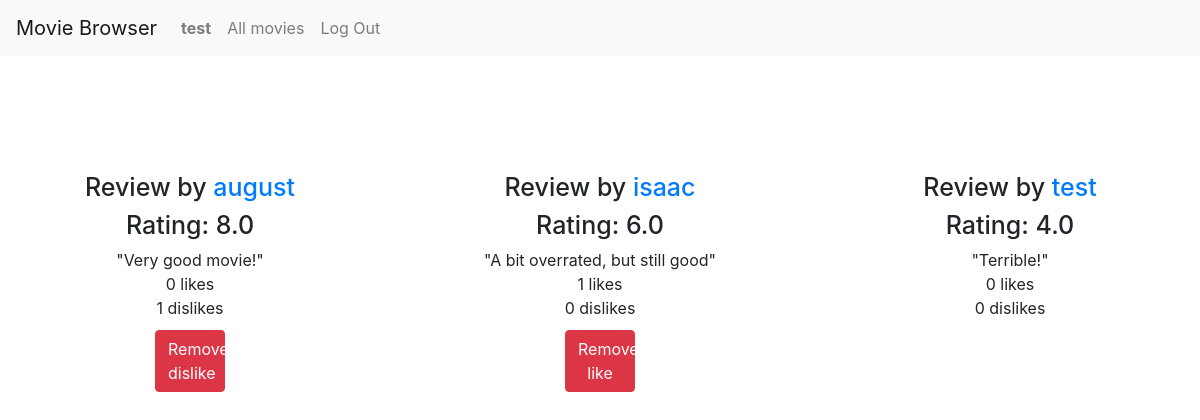
/movie/1 (signed in), run on the app's committed database.
### movies/models.py (models this page shows)
class User(AbstractUser):
    pass

class Review(models.Model):
    creator = models.ForeignKey(User, on_delete=models.CASCADE)
    movie = models.ForeignKey(Movie, on_delete=models.CASCADE)
    likes_amount = models.IntegerField(default=0,max_length=999)
    dislikes_amount = models.IntegerField(default=0,max_length=999)
    content = models.CharField(default="", max_length=999)
    score = models.FloatField(default=0, max_length=99)

### movies/views.py (the view)
# urls.py: path("movie/<int:id>", views.movie, name="movie"),
def movie (request, id):
    movie = Movie.objects.get(id=id)
    reviews = Review.objects.filter(movie=movie)
    already_reviewed = False
    if request.user.is_authenticated == True:
        users_reviews = Review.objects.filter(creator=request.user, movie=movie)
        if(len(users_reviews) > 0):
            already_reviewed = True
    else:
        already_reviewed = False
    if request.user.is_authenticated:
        _user = User.objects.get(id=request.user.id)
        all_reactions = Reaction.objects.filter(creator=_user)
        for reaction in all_reactions:
            for review in reviews:
                if reaction.review == review:
                    if reaction.reaction == 1:
                        review.liked = True
                        review.latest = "l"
                    elif reaction.reaction == 2:
                        review.disliked = True
                        review.latest = "d"
    return render(request, "movies/movie.html",{
        "id" : id,
        "already_reviewed" : already_reviewed,
        "reviews" : reviews,
    })

### movies/templates/movies/movie.html (shortened to what this page needs)
{% extends "movies/layout.html" %}
{% load static %}
{% block body %}
    <div class="movie-container">
    </div>
<div class="row">
    {% for review in reviews %}
        {% if forloop.counter0|divisibleby:3 %}
            </div><br><div class="row">
        {% endif %}
            <div class="col-4">
                <div class="review">
                    <h3>Review by <a href="/profile/{{review.creator.id}}">{{review.creator}}</a></h3>
                    <h3>Rating: {{review.score}}</h3>
                    <p>"{{review.content}}"</p>
                    <p data-likes="{{review.likes_amount}}" data-id="{{review.id}}la">{{review.likes_amount}} likes</p>
                    <p data-dislikes="{{review.dislikes_amount}}" data-id="{{review.id}}da">{{review.dislikes_amount}} dislikes</p>
                    {% if user.is_authenticated and user != review.creator %}
                    {% if review.liked %}
                    <div  class="buttons">
                    <button data-latest="{{review.latest}}" data-id="{{review.id}}r" class="btn btn-danger remove">Remove like</button>
                    </div>
                    {% elif review.disliked %}
                    <div class="buttons">
                    <button data-id="{{review.id}}r" class="btn btn-danger remove">Remove dislike</button>
                    </div>
                    {% endif %}
                    {% endif %}
                </div>
            </div>
{% endfor %}
{% endblock %}

### movies/templates/movies/layout.html (shortened to what this page needs)
{% load static %}
<!DOCTYPE html>
<html lang="en">
    <head>
        <link rel="stylesheet" href="https://stackpath.bootstrapcdn.com/bootstrap/4.4.1/css/bootstrap.min.css">
        <link href="{% static 'movies/styles.css' %}" rel="stylesheet">
    </head>
    <body>
          <nav class="navbar navbar-expand-lg navbar-light bg-light">
            <a class="navbar-brand" href="{% url 'index' %}">Movie Browser</a>
            <div class="collapse navbar-collapse" id="navbarText">
              <ul class="navbar-nav mr-auto">
                {% if user.is_authenticated %}
                    <li class="nav-item">
                        <a class="nav-link" href="/profile/{{user.id}}"><strong>{{ user.username }}</strong></a>
                    </li>
                {% endif %}
                <li class="nav-item">
                  <a class="nav-link" href="{% url 'index' %}">All movies</a>
                </li>
                {% if user.is_authenticated %}
                    <li class="nav-item">
                        <a class="nav-link" href="{% url 'logout' %}">Log Out</a>
                    </li>
                {% endif %}
              </ul>
            </div>
          </nav>
        <div class="body">
            {% block body %}
            {% endblock %}
        </div>
    </body>
</html>

### movies/static/movies/styles.css (style rules this page uses)
body { overflow-x: hidden; }
.movie-container { margin: auto; width: 50%; text-align: center; margin-bottom: 50px; }
.review { height: 100%; margin: 10px; margin-bottom: 50px; text-align: center; }
.buttons button { margin: auto; margin-top: 10px; width: 70px; text-align: center; }
.review h3 { font-size: 25px; }
.review p { margin: 0; }

### data on the page
User: username "test"
Review: creator "august", score "8.0", content "Very good movie!", likes_amount "0", dislikes_amount "1"
Review: creator "isaac", score "6.0", content "A bit overrated, but still good", likes_amount "1", dislikes_amount "0"
Review: creator "test", score "4.0", content "Terrible!", likes_amount "0", dislikes_amount "0"
